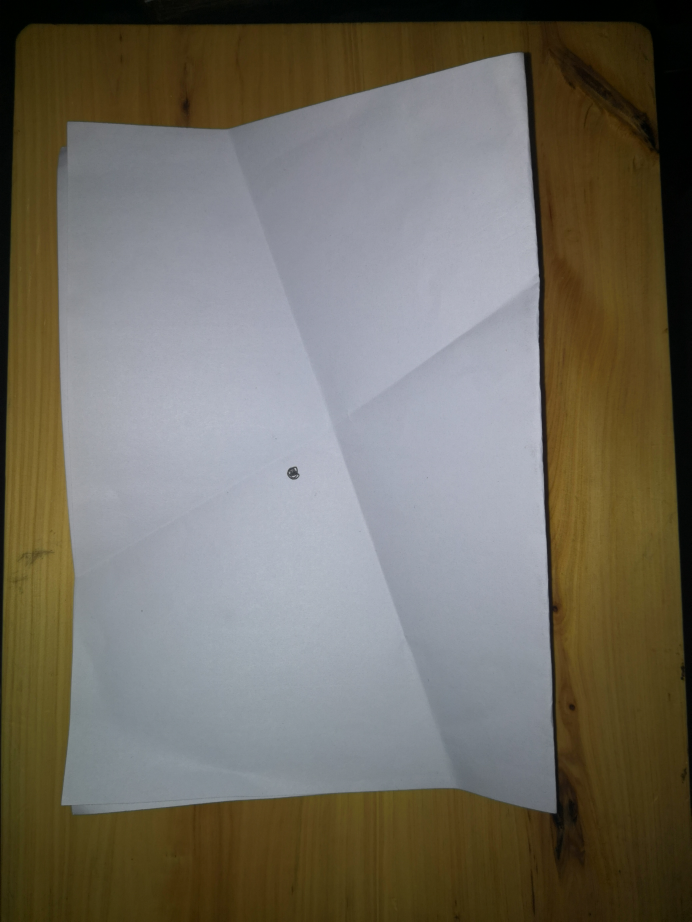
#> input picture test_1/1.jpg, 3456 x 4608 px, found by its file name (shown at 1/5 size); its folder holds only this picture in this run
$ python warp.py   (older library calls are emulated)
#> lines starting #> are read from the running program, lines starting #| are printed output that depends on the picture; after the words box and inside, x2 and y2 are one past the last pixel; in counts of white or black regions, pixels touching at a corner belong together
#> further down, img is the input picture: shape (4608, 3456, 3); mean B, G, R 97.7, 109, 113.7
import cv2
import os
import time
import numpy as np
import perspective

def nothing(x):
    pass

def warp(img):

    # 缩小图片,可按照实际图像调整
    size = img.shape
#> size = (4608, 3456, 3)
    while size[0]*size[1] > 1000*1000:
        img = cv2.pyrDown(img)
        size = img.shape
    cv2.imshow('original', img)
    x = img
    # 灰度化
    gray = cv2.cvtColor(img, cv2.COLOR_BGR2GRAY)
    black = np.zeros(gray.shape, dtype=np.uint8)

    # [12 lines of commented-out code are left out]
    maxVal = 50
    kernel_size = 7

    # 高斯模糊
    blur = cv2.GaussianBlur(gray, (kernel_size, kernel_size), 0)

        # 边缘检测
    edge = cv2.Canny(blur, int(maxVal / 2), maxVal)
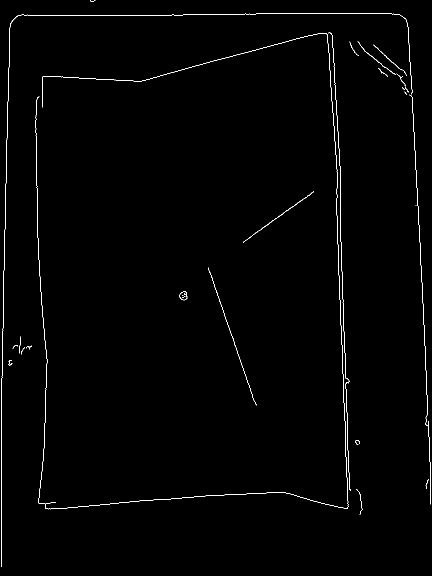
#> edge: shape (1152, 864) (shown at 1/2 size); 0.81% white in thin lines or dots
    #cv2.imshow('1.canny', edge)

    # 闭运算
    dilated = cv2.dilate(edge, None, iterations=2)  # 膨胀
#> dilated: shape (1152, 864); 4.4% white; 13 white regions, largest, box (x1, y1, x2, y2) and area: (69, 63, 703, 1021) 21222, (0, 24, 864, 1136) 16367, (415, 533, 515, 813) 1791
    eroded = cv2.erode(dilated, None, iterations=1)  # 腐蚀
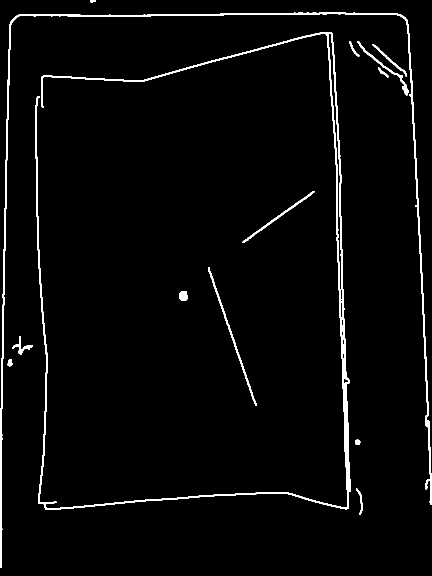
#> eroded: shape (1152, 864) (shown at 1/2 size); 2.7% white; 14 white regions
    # cv2.imshow('2.closed', eroded)

    # 轮廓检测
    image, contours, hier = cv2.findContours(eroded,cv2.RETR_LIST, cv2.CHAIN_APPROX_SIMPLE)
#> contours = 23 contours, 1 with area under 20; largest, box (x1, y1, x2, y2) and area: (70, 64, 702, 1020) 12645, (0, 25, 864, 1135) 6649, (656, 67, 684, 580) 2654, (416, 534, 514, 812) 755, (714, 82, 818, 191) 578
    cnts = sorted(contours, key=cv2.contourArea, reverse=True)[:5]  # sorted(L, key=lambda x:x[1])
#> cnts = 5 contours; box (x1, y1, x2, y2) and area: (70, 64, 702, 1020) 12645, (0, 25, 864, 1135) 6649, (656, 67, 684, 580) 2654, (416, 534, 514, 812) 755, (714, 82, 818, 191) 578
    out1 = cv2.drawContours(black.copy(), cnts, -1, 255, 1)
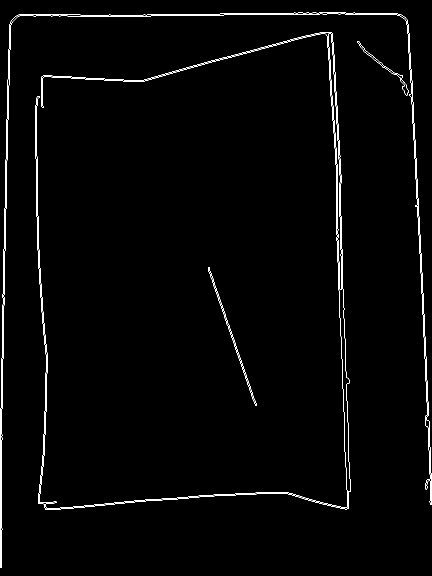
#> out1: shape (1152, 864) (shown at 1/2 size); 1.4% white in thin lines or dots

    # 轮廓点
    for c in cnts:
        peri = cv2.arcLength(c, True)
        approx = cv2.approxPolyDP(c, 0.02 * peri, True)
        if len(approx) == 4:  # 表明找到四个轮廓点
            screenCnt = approx
            break
#> this loop made 5 passes
#> peri on passes 1, 2, 5: 6334.8, 5886.8, 340.9
#> (peri, approx) on passes 3 to 4: (1055.7, [[657, 67], [682, 579]]), (636.7, [[416, 534], [513, 811]])
    try:
        # 展示截取区域的拐点和最外4层轮廓
        out4 = cv2.drawContours(out1, screenCnt, -1, 255, 7)
        #cv2.imshow('3.screenCnt', out4)
        # 仿射变换
        warped = perspective.four_point_transform(img.copy(), screenCnt.reshape(4, 2))

        x = warped
        #cv2.imshow("5.origin", img)

    except:
        pass
    #cv2.imshow('corrected', x)

    return x


def detect(paper):
    paper_gray = cv2.cvtColor(paper, cv2.COLOR_BGR2GRAY)
    gaus = cv2.GaussianBlur(paper_gray, (5, 5), 0)
    blur = cv2.blur(paper_gray, (5, 5), 0)
    edge = cv2.Canny(gaus, 15, 30)
#> edge: shape (1152, 864); 1.5% white in thin lines or dots
    edge1 = cv2.Canny(blur, 15, 30)
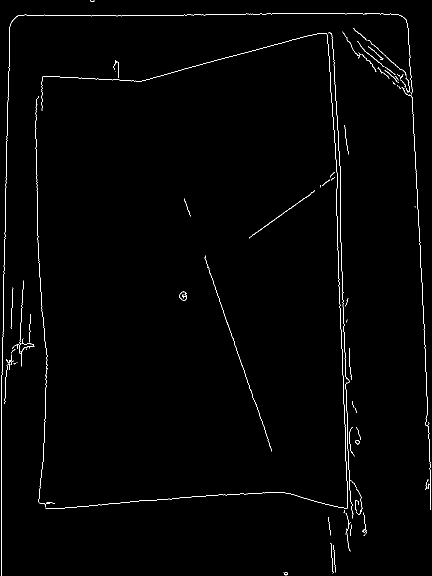
#> edge1: shape (1152, 864) (shown at 1/2 size); 1% white in thin lines or dots

    # Setup SimpleBlobDetector parameters.
    params = cv2.SimpleBlobDetector_Params()

    # Change thresholds
    params.minThreshold = 3
    params.maxThreshold = 200

    # Filter by Area.
    params.filterByArea = True
    params.minArea = 50

    # Filter by Circularity
    params.filterByCircularity = True
    params.minCircularity = 0.1

    # Filter by Convexity
    params.filterByConvexity = True
    params.minConvexity = 0.87

    # Filter by Inertia
    params.filterByInertia = True
    params.minInertiaRatio = 0.01

    # Create a detector with the parameters
    ver = (cv2.__version__).split('.')
    if int(ver[0]) < 3:
        detector = cv2.SimpleBlobDetector(params)
    else:
        detector = cv2.SimpleBlobDetector_create(params)

    # Detect blobs.
    keypoints = detector.detect(paper_gray)
#> keypoints = 2 keypoints; (x, y, size): (366, 591, 17), (715, 883, 14.5)

    if (len(keypoints)):
        paper = cv2.drawKeypoints(paper_gray, keypoints, np.array([]), (0, 0, 255),
                                  cv2.DRAW_MATCHES_FLAGS_DRAW_RICH_KEYPOINTS)
        hole_pos = []

        i = 0
        for x1 in keypoints[:]:
            hole_pos.append([int(keypoints[i].pt[0]), int(keypoints[i].pt[1])])
            i = i + 1
#> this loop made 2 passes
#> (x1, i) on passes 1 to 2: (keypoint at (715, 883.2), size 14.5, 1), (keypoint at (366.5, 591.5), size 17, 2)
#> after the loop, hole_pos = [[715, 883], [366, 591]]; i = 2
    else:
        pass

    # 闭操作
    dilated = cv2.dilate(edge, None, iterations=2)  # 膨胀
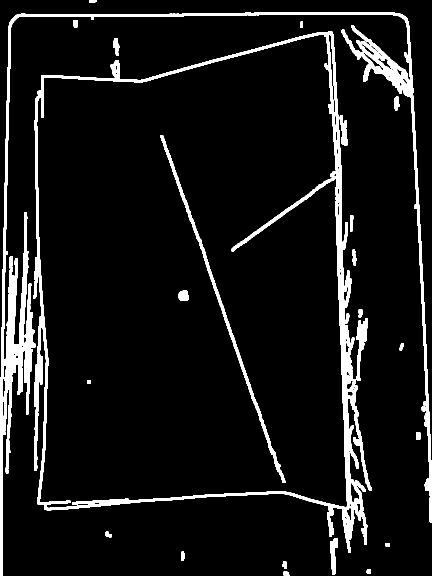
#> dilated: shape (1152, 864) (shown at 1/2 size); 7.7% white; 26 white regions, largest, box (x1, y1, x2, y2) and area: (66, 63, 743, 1106) 32826, (0, 24, 864, 1152) 31905, (321, 270, 571, 966) 4574
    eroded = cv2.erode(dilated, None, iterations=1)  # 腐蚀
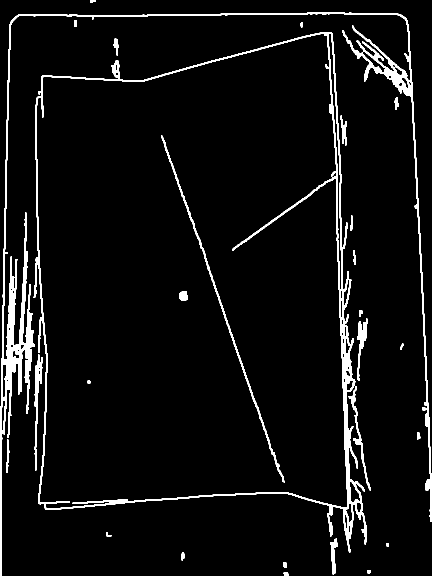
#> eroded: shape (1152, 864) (shown at 1/2 size); 5.1% white; 27 white regions, largest, box (x1, y1, x2, y2) and area: (0, 25, 864, 1152) 22018, (67, 64, 734, 1105) 19910, (322, 271, 570, 965) 2682

    lines = cv2.HoughLinesP(eroded, 1, np.pi / 180, 100, minLineLength=80, maxLineGap=20)  # 100 80 20
#> lines = 142 rows, first 6: [0, 1068, 3, 840], [816, 48, 860, 896], [679, 416, 699, 1006], [671, 343, 697, 1102], [0, 978, 11, 319], [679, 365, 701, 1006]
    if lines is None:
        pass
    else:
        lines1 = lines[:, 0, :]  # 提取为二维
#> lines1 has the same summary as lines
        x = lines1.shape[0]
#> x = 142
        size = paper.shape
#> size = (1152, 864, 3)

        foldxy = []
        if x > 200:
            lines = cv2.HoughLinesP(edge1, 1, np.pi / 180, 20, minLineLength=2, maxLineGap=5)
            lines1 = lines[:, 0, :]  # 提取为二维
            for x1, y1, x2, y2 in lines1[:]:
                if (x1 < size[1] * 0.05 and x2 < size[1] * 0.05) or (x1 > size[1] * 0.95 and x2 > size[1] * 0.95) or (
                                y1 < size[0] * 0.05 and y2 < size[0] * 0.05) or (
                        y1 > size[0] * 0.95 and y2 > size[0] * 0.95):
                    pass
                else:
                    foldxy.append([x1, y1, x2, y2])
            # print(len(foldxy))
            for x1, y1, x2, y2 in foldxy[:]:
                cv2.line(paper, (x1, y1), (x2, y2), (255, 255, 0), 1)
        else:
            for x1, y1, x2, y2 in lines1[:]:
                if (x1 < size[1] * 0.05 and x2 < size[1] * 0.05) or (x1 > size[1] * 0.95 and x2 > size[1] * 0.95) or (
                                y1 < size[0] * 0.05 and y2 < size[0] * 0.05) or (
                                y1 > size[0] * 0.95 and y2 > size[0] * 0.95):
                    pass
                else:
                    # pass
                    foldxy.append([x1, y1, x2, y2])
#> this loop made 142 passes
#> (x1, y1, x2, y2) on passes 1 to 12: (0, 1068, 3, 840), (816, 48, 860, 896), (679, 416, 699, 1006), (671, 343, 697, 1102), (0, 978, 11, 319), (679, 365, 701, 1006), (814, 40, 863, 975), (325, 272, 556, 942), (683, 634, 699, 1104), (665, 69, 670, 199), (72, 377, 72, 197), (0, 1113, 4, 860)
#> after the loop, foldxy = 109 items, first 6: [816, 48, 860, 896], [679, 416, 699, 1006], [671, 343, 697, 1102], [679, 365, 701, 1006], [814, 40, 863, 975], [325, 272, 556, 942]

            for x1, y1, x2, y2 in foldxy[:]:
                cv2.line(paper, (x1, y1), (x2, y2), (0, 255, 0), 2)
#> this loop made 109 passes
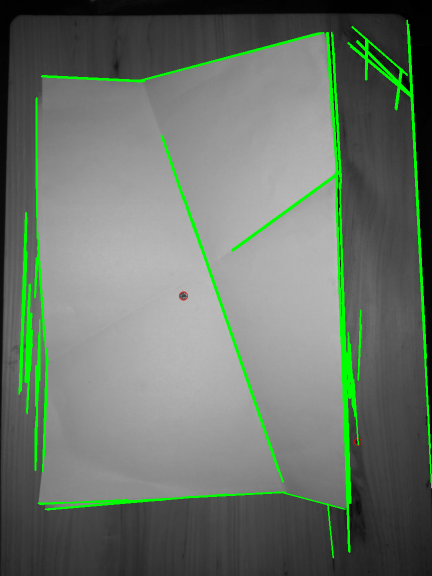
#> paper: shape (1152, 864, 3) (shown at 1/2 size); mean of channels 0, 1, 2 105.3, 116.3, 105.3; drawn as B, G, R

    # cv2.imshow(str(m), paper)
    cv2.imshow('detected', paper)
    return paper

#test_path = './test/'
test_path = 'E:/PycharmProjects/detection1/test_1/'
num = len([lists for lists in os.listdir(test_path) if os.path.isfile(os.path.join(test_path, lists))])
for w in range(1, num+1):
    img = cv2.imread(test_path+str(w)+".jpg")
    time0 = time.time()
    a = warp(img)
    b = detect(a)
    time1 = time.time()
    print(str(w) + '.time: %.3f' % (time1-time0))
    cv2.waitKey()
    cv2.destroyAllWindows()
cv2.destroyAllWindows()
